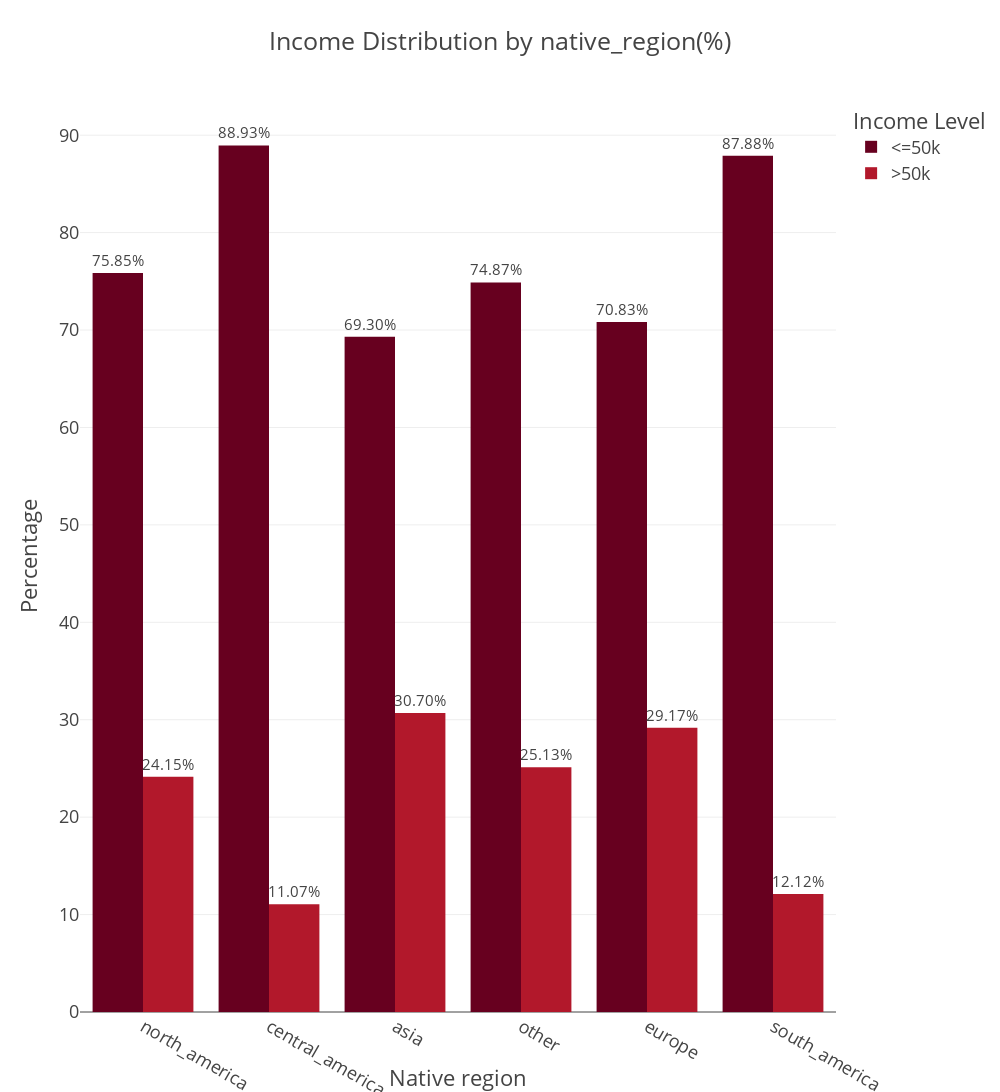

The code cell stored with this chart in its notebook:
### Code cell
fig = px.bar(
    adult_df_income_native_region,
    x='native_region',
    y='percentage',
    color='income',
    title='Income Distribution by native_region(%)',
    barmode='group',
    color_discrete_sequence=px.colors.sequential.RdBu,
    text='percentage', 
    width=1000,       
    height=1100
)

fig.update_traces(texttemplate='%{text:.2f}%', textposition='outside') 

fig.update_layout(
    template="presentation",
    xaxis_title='Native region',
    yaxis_title='Percentage',
    legend_title_text='Income Level',
    paper_bgcolor="rgba(0,0,0,0)",
    plot_bgcolor="rgba(0,0,0,0)"
)

fig.show()

fig.write_image(os.path.join(results_dir, 'income_distribution_by_native_region_bar_plot.jpg'))
fig.write_image(os.path.join(results_dir, 'income_distribution_by_native_region_bar_plot.png'))
fig.write_html(os.path.join(results_dir, 'income_distribution_by_native_region_bar_plot.html'))

### Figure 1 — Plotly figure (JSON) as saved in the notebook; plotly's stock layout.template omitted (floating-point values rounded to 4 significant figures)
{"data": [{"alignmentgroup": "True", "hovertemplate": "income=<=50k<br>native_region=%{x}<br>percentage=%{text}<extra></extra>", "legendgroup": "<=50k", "marker": {"color": "rgb(103,0,31)", "pattern": {"shape": ""}}, "name": "<=50k", "offsetgroup": "<=50k", "orientation": "v", "showlegend": true, "text": [75.85, 88.93, 69.3, 74.87, 70.83, 87.88], "textposition": "outside", "texttemplate": "%{text:.2f}%", "type": "bar", "x": ["north_america", "central_america", "asia", "other", "europe", "south_america"], "xaxis": "x", "y": [75.85, 88.93, 69.3, 74.87, 70.83, 87.88], "yaxis": "y"}, {"alignmentgroup": "True", "hovertemplate": "income=>50k<br>native_region=%{x}<br>percentage=%{text}<extra></extra>", "legendgroup": ">50k", "marker": {"color": "rgb(178,24,43)", "pattern": {"shape": ""}}, "name": ">50k", "offsetgroup": ">50k", "orientation": "v", "showlegend": true, "text": [24.15, 30.7, 29.17, 25.13, 11.07, 12.12], "textposition": "outside", "texttemplate": "%{text:.2f}%", "type": "bar", "x": ["north_america", "asia", "europe", "other", "central_america", "south_america"], "xaxis": "x", "y": [24.15, 30.7, 29.17, 25.13, 11.07, 12.12], "yaxis": "y"}], "layout": {"barmode": "group", "height": 1100, "legend": {"title": {"text": "Income Level"}, "tracegroupgap": 0}, "paper_bgcolor": "rgba(0, 0, 0, 0)", "plot_bgcolor": "rgba(0, 0, 0, 0)", "title": {"text": "Income Distribution by native_region(%)"}, "width": 1000, "xaxis": {"anchor": "y", "autorange": true, "domain": [0, 1], "range": [-0.5, 5.5], "title": {"text": "Native region"}, "type": "category"}, "yaxis": {"anchor": "x", "autorange": true, "domain": [0, 1], "range": [0, 93.61], "title": {"text": "Percentage"}, "type": "linear"}}}
